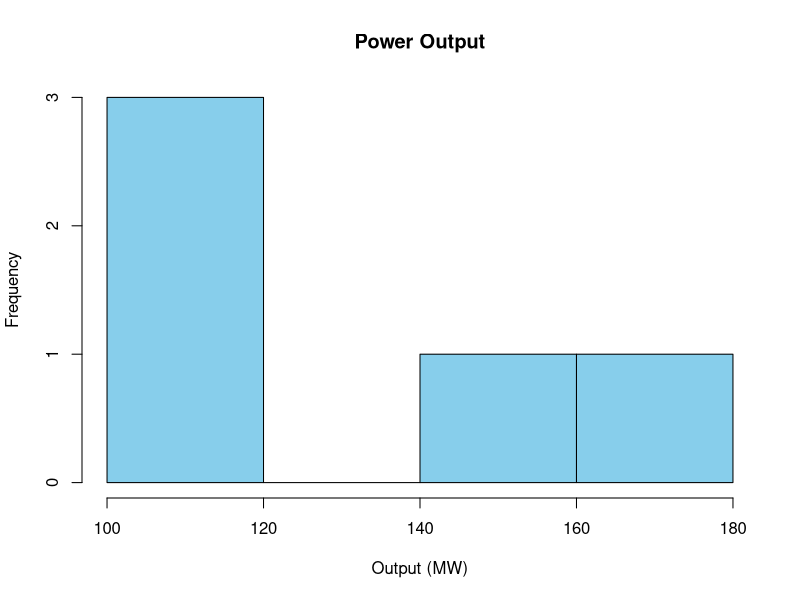
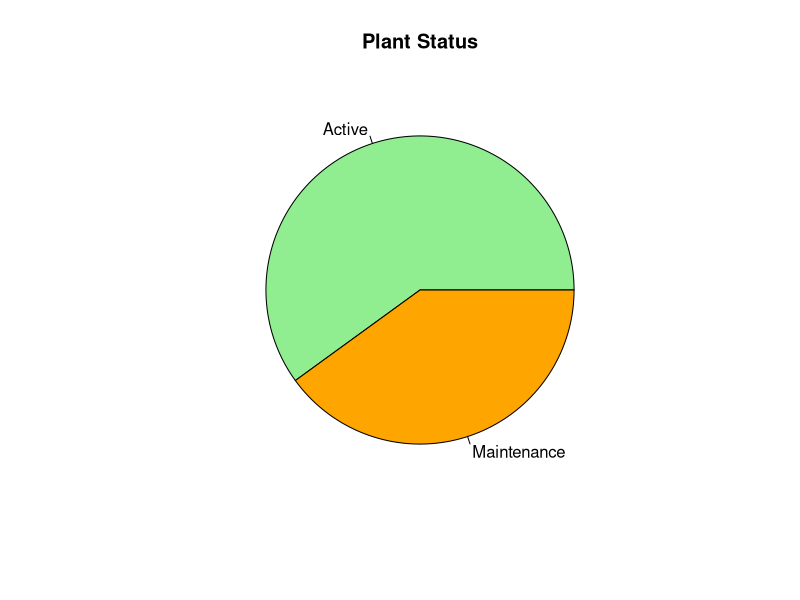
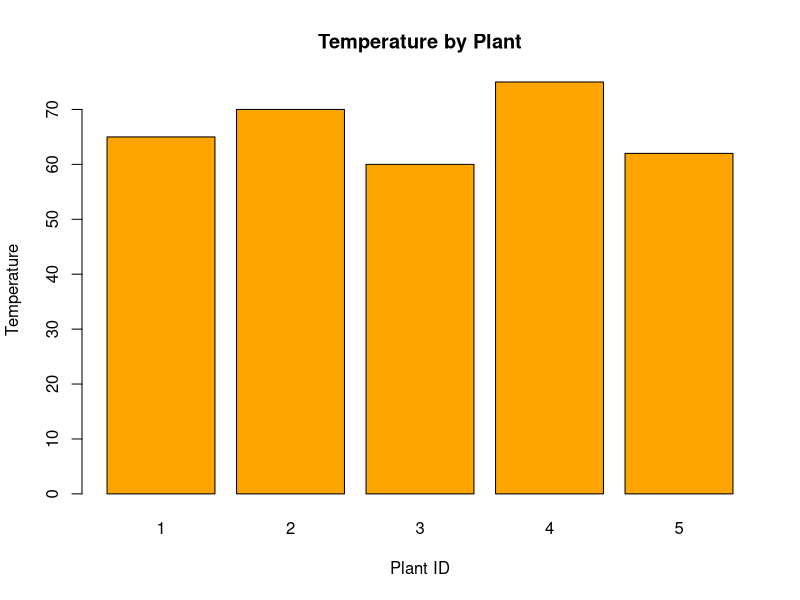
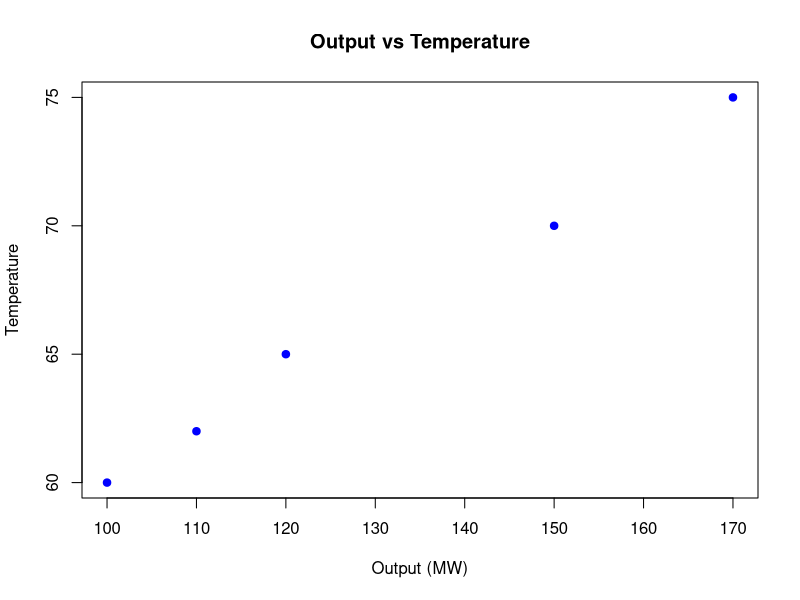

Here is the R script that generated these plots, in order:
# SET 27 - Power Plant Operations

data <- data.frame(
  Plant.ID = c(1,2,3,4,5),
  Output.MW = c(120,150,100,170,110),
  Temperature = c(65,70,60,75,62),
  Status = c("Active","Active","Maintenance","Active","Maintenance")
)

# 29. Histogram of power output
hist(data$Output.MW,
     main="Power Output",
     xlab="Output (MW)",
     col="skyblue",
     border="black")

# 30. Pie chart of plant status
pie(table(data$Status),
    main="Plant Status",
    col=c("lightgreen","orange"))

# 31. Bar chart of temperatures by plant
barplot(data$Temperature,
        names.arg=data$Plant.ID,
        main="Temperature by Plant",
        xlab="Plant ID",
        ylab="Temperature",
        col="orange")

# 32. Scatter plot of output vs temperature
plot(data$Output.MW, data$Temperature,
     main="Output vs Temperature",
     xlab="Output (MW)",
     ylab="Temperature",
     pch=19,
     col="blue")
